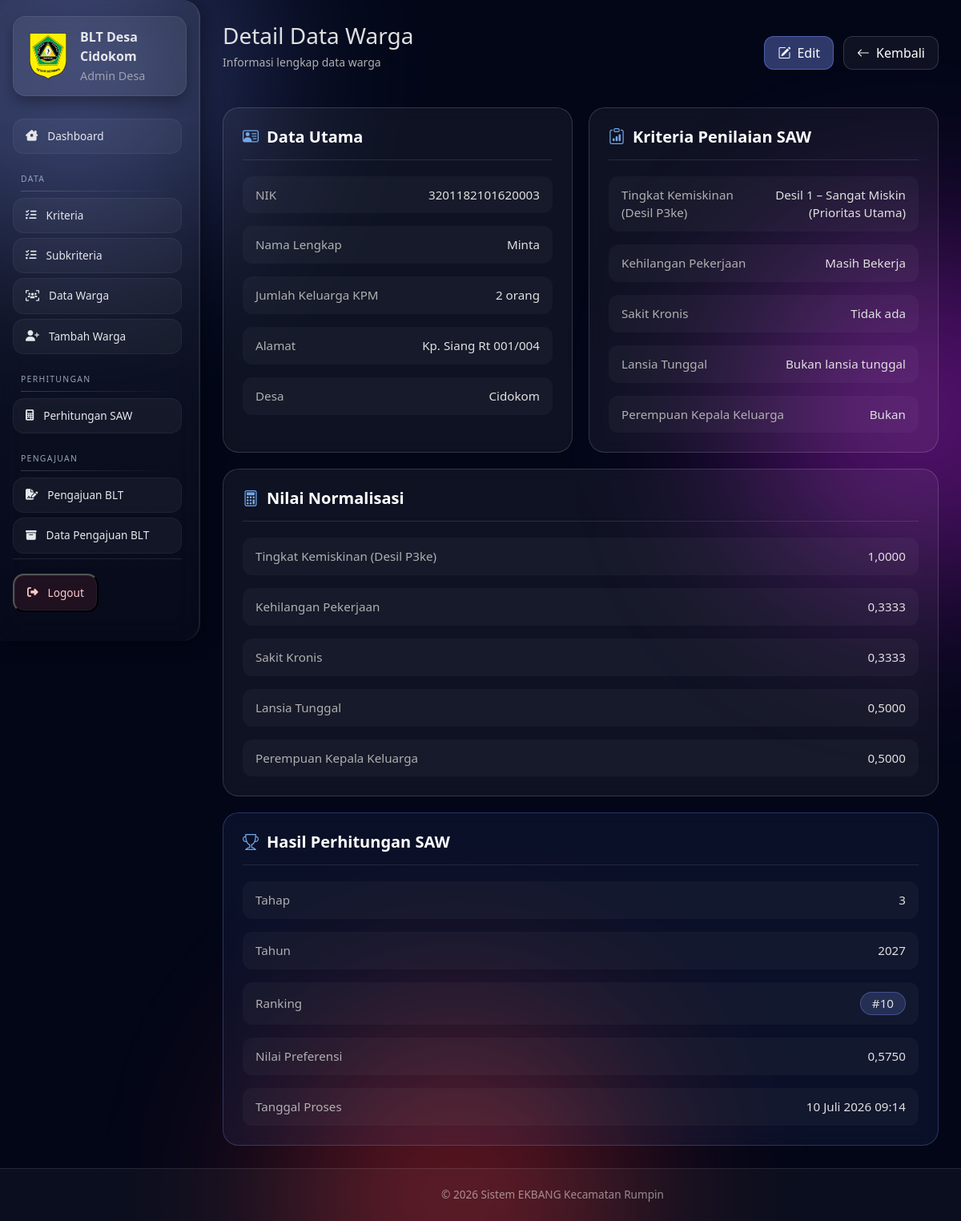
The page /desa/warga/1/detail/ (signed in) on the database as committed earlier.
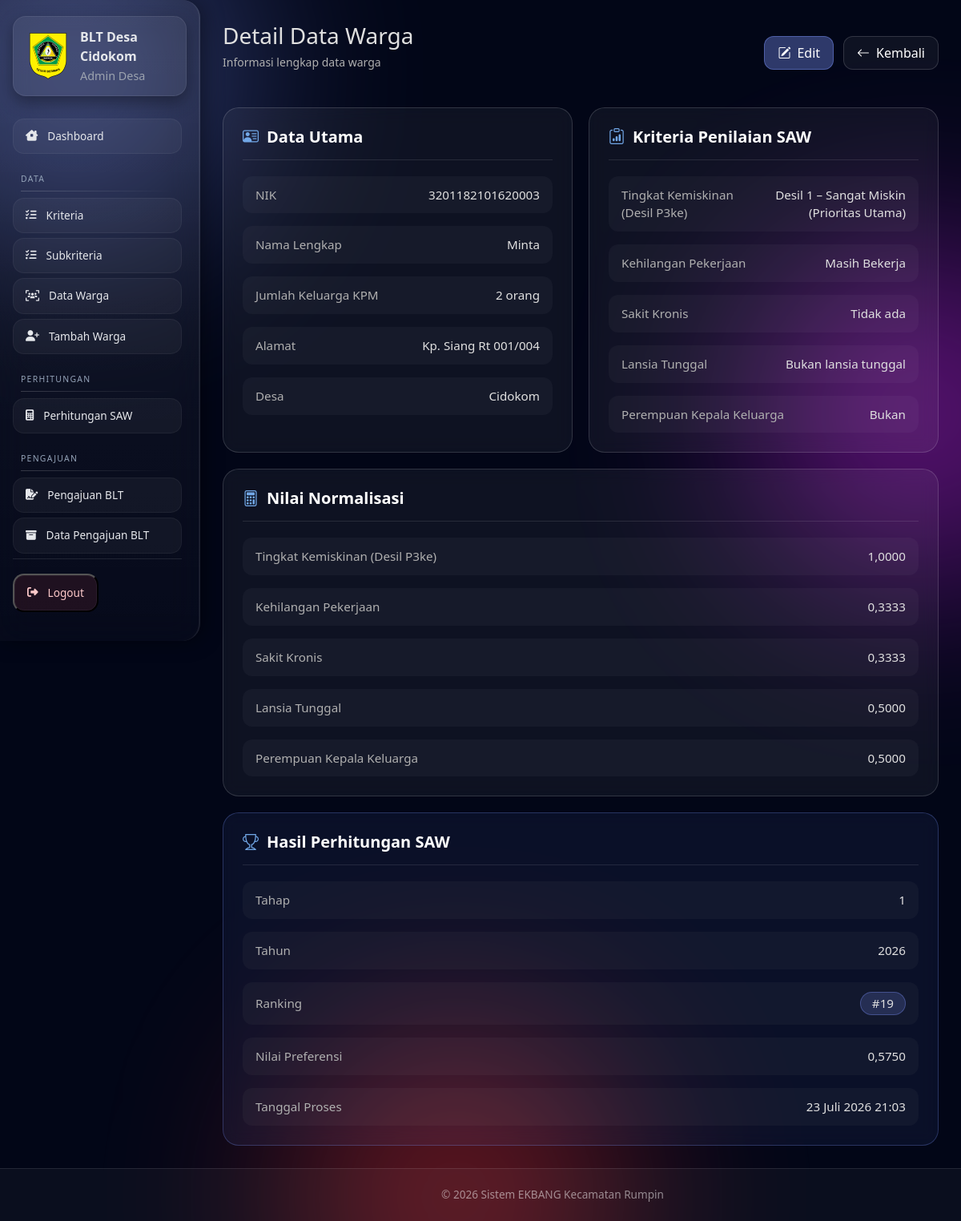
The same page on the database as committed later.
### ekbang/models.py (models this page shows, shortened)
class Warga(models.Model):
    desa = models.ForeignKey(Desa, on_delete=models.CASCADE, related_name='warga')
    no_kk = models.CharField(max_length=16, blank=True, null=True)
    nik = models.CharField(max_length=16, unique=True, validators=[nik_validator], verbose_name="NIK")
    nama = models.CharField(max_length=100)
    jumlah_keluarga_kpm = models.IntegerField()
    alamat = models.TextField()
    is_deleted = models.BooleanField(default=False)
    deleted_at = models.DateTimeField(null=True, blank=True)
    class Meta:
        indexes = [models.Index(fields=['nik'])]

class Desa(models.Model):
    user = models.OneToOneField(User, on_delete=models.CASCADE, related_name='desa')
    dibuat_oleh = models.ForeignKey(
        AdminKecamatan, on_delete=models.CASCADE, related_name='desa_dibuat',
        help_text='Admin kecamatan yang membuat akun desa'
    )
    nama_desa = models.CharField(max_length=100)
    kecamatan = models.CharField(max_length=100)
    alamat_kantor = models.TextField()
    created_at = models.DateTimeField(auto_now_add=True)

class penilaianwarga(models.Model):
    warga = models.ForeignKey(Warga, on_delete=models.CASCADE, related_name='nilai_kriteria')
    kriteria = models.ForeignKey(Kriteria, on_delete=models.CASCADE, related_name='nilai_warga')
    subkriteria = models.ForeignKey(Subkriteria, on_delete=models.PROTECT, related_name='nilai_warga')
    updated_at = models.DateTimeField(auto_now=True)
    class Meta:
        unique_together = ('warga', 'kriteria')

class Kriteria(models.Model):
    TIPE_CHOICES = [('benefit', 'Benefit'), ('cost', 'Cost')]
    desa = models.ForeignKey(Desa, on_delete=models.CASCADE, related_name='kriteria')
    kode = models.SlugField(max_length=50)
    nama = models.CharField(max_length=100)
    bobot = models.FloatField(default=0)
    tipe = models.CharField(max_length=10, choices=TIPE_CHOICES, default='benefit')
    urutan = models.IntegerField(default=0)
    aktif = models.BooleanField(default=True)
    created_at = models.DateTimeField(auto_now_add=True)
    updated_at = models.DateTimeField(auto_now=True)
    class Meta:
        unique_together = ('desa', 'kode')
        ordering = ['urutan', 'id']

class Subkriteria(models.Model):
    kriteria = models.ForeignKey(Kriteria, on_delete=models.CASCADE, related_name='subkriteria')
    label = models.CharField(max_length=100)
    nilai = models.FloatField()
    urutan = models.IntegerField(default=0)
    class Meta:
        unique_together = ('kriteria', 'label')
        ordering = ['urutan', 'id']

class NormalisasiSAWDetail(models.Model):
    normalisasi = models.ForeignKey(NormalisasiSAW, on_delete=models.CASCADE, related_name='detail')
    kriteria = models.ForeignKey(Kriteria, on_delete=models.CASCADE, related_name='detail_normalisasi')
    nilai_normalisasi = models.FloatField()
    class Meta:
        unique_together = ('normalisasi', 'kriteria')

class HasilSAW(models.Model):
    normalisasi = models.ForeignKey(NormalisasiSAW,on_delete=models.CASCADE,related_name='hasil')
    nilai_preferensi = models.FloatField()
    ranking = models.IntegerField()
    tanggal_proses = models.DateTimeField(auto_now_add=True)

class NormalisasiSAW(models.Model):
    desa = models.ForeignKey(Desa, on_delete=models.CASCADE, related_name='normalisasi_saw')
    warga = models.ForeignKey(Warga, on_delete=models.SET_NULL, null=True, blank=True)
    nama_warga_arsip = models.CharField(max_length=100, blank=True, null=True)
    tahap = models.CharField(max_length=20)
    tahun = models.IntegerField()
    is_active = models.BooleanField(default=True)
    deleted_at = models.DateTimeField(null=True, blank=True)
    created_at = models.DateTimeField(auto_now_add=True)
    class Meta:
        unique_together = ('desa', 'warga', 'tahap', 'tahun')

### ekbang/proses/decorators.py (the view)
        def wrapper(request, *args, **kwargs):
            if role == 'kecamatan':
                if not hasattr(request.user, 'admin_kecamatan'):
                    messages.error(request, 'Anda tidak punya akses')
                    return redirect('login')
            elif role == 'desa':
                if not hasattr(request.user, 'desa'):
                    messages.error(request, 'Anda tidak punya akses')
                    return redirect('login')
            else:
                messages.error(request, 'Role tidak dikenali')
                return redirect('login')
            return view_func(request, *args, **kwargs)

### ekbang/templates/desa/warga_detail.html (shortened to what this page needs)
{% extends 'base/base.html' %}
{% load static %}
{% block extra_css %}
<link rel="stylesheet" href="{% static 'css/desa/warga_detail.css' %}">
{% endblock %}
{% block content %}
<div class="page-header">
    <div>
        <h2>Detail Data Warga</h2>
        <p>Informasi lengkap data warga</p>
    </div>
    <div class="header-actions">
        <a href="{% url 'desa_warga_edit' warga.id %}" class="btn-glass">
            <i class="bi bi-pencil-square"></i> Edit
        </a>
        <a href="{% url 'desa_warga_list' %}" class="btn-glass secondary">
            <i class="bi bi-arrow-left"></i> Kembali
        </a>
    </div>
</div>
<div class="detail-container">
    <div class="detail-grid">
        <div class="glass-card">
            <div class="card-header">
                <h4><i class="bi bi-person-vcard"></i> Data Utama</h4>
            </div>
            <div class="card-body">
                <div class="detail-row">
                    <span class="label">NIK</span>
                    <span class="value">{{ warga.nik }}</span>
                </div>
                <div class="detail-row">
                    <span class="label">Nama Lengkap</span>
                    <span class="value">{{ warga.nama }}</span>
                </div>
                <div class="detail-row">
                    <span class="label">Jumlah Keluarga KPM</span>
                    <span class="value">{{ warga.jumlah_keluarga_kpm }} orang</span>
                </div>
                <div class="detail-row">
                    <span class="label">Alamat</span>
                    <span class="value">{{ warga.alamat }}</span>
                </div>
                <div class="detail-row">
                    <span class="label">Desa</span>
                    <span class="value">{{ warga.desa.nama_desa }}</span>
                </div>
            </div>
        </div>
        <div class="glass-card">
            <div class="card-header">
                <h4><i class="bi bi-clipboard-data"></i> Kriteria Penilaian SAW</h4>
            </div>
            <div class="card-body">
                {% for nilai in nilai_kriteria %}
<div class="detail-row">
    <span class="label">
        {{ nilai.kriteria.nama }}
    </span>
    <span class="value">
        {{ nilai.subkriteria.label }}
    </span>
</div>
{% endfor %}
            </div>
        </div>
    </div>
    {% if normalisasi %}
    <div class="glass-card">
        <div class="card-header">
            <h4><i class="bi bi-calculator"></i> Nilai Normalisasi</h4>
        </div>
        <div class="card-body">
    {% for detail in detail_normalisasi %}
    <div class="detail-row">
        <span class="label">
            {{ detail.kriteria.nama }}
        </span>
        <span class="value">
            {{ detail.nilai_normalisasi|floatformat:4 }}
        </span>
    </div>
    {% empty %}
    <div class="text-center text-muted">
        Belum ada data normalisasi.
    </div>
    {% endfor %}
</div>
    </div>
        {% if hasil_saw %}
<div class="glass-card highlight">
    <div class="card-header">
        <h4><i class="bi bi-trophy"></i> Hasil Perhitungan SAW</h4>
    </div>
    <div class="card-body">
        <div class="detail-row">
            <span class="label">Tahap</span>
            <span class="value">
                {{ hasil_saw.normalisasi.tahap }}
            </span>
        </div>
        <div class="detail-row">
            <span class="label">Tahun</span>
            <span class="value">
                {{ hasil_saw.normalisasi.tahun }}
            </span>
        </div>
        <div class="detail-row">
            <span class="label">Ranking</span>
            <span class="value badge badge-primary">
                #{{ hasil_saw.ranking }}
            </span>
        </div>
        <div class="detail-row">
            <span class="label">Nilai Preferensi</span>
            <span class="value">
                {{ hasil_saw.nilai_preferensi|floatformat:4 }}
            </span>
        </div>
        <div class="detail-row">
            <span class="label">Tanggal Proses</span>
            <span class="value">
                {{ hasil_saw.tanggal_proses|date:"d F Y H:i" }}
            </span>
        </div>
    </div>
</div>
{% endif %}
    {% endif %}
</div>
{% endblock %}

### ekbang/templates/base/base.html (shortened to what this page needs)
{% load static %}
<!DOCTYPE html>
<html lang="id">
<head>
    <link rel="stylesheet" href="https://cdn.jsdelivr.net/npm/bootstrap-icons@1.11.3/font/bootstrap-icons.min.css">
    <link href="https://cdn.jsdelivr.net/npm/bootstrap@5.3.2/dist/css/bootstrap.min.css" rel="stylesheet">
    <link rel="stylesheet" href="https://cdnjs.cloudflare.com/ajax/libs/font-awesome/6.4.0/css/all.min.css">
    <link rel="stylesheet" href="{% static 'css/bg.css' %}">
    {% block extra_css %}{% endblock %}
</head>
<body>
<div class="page">
    <div class="orb one"></div>
    <div class="orb two"></div>
    <div class="orb three"></div>
    <div class="app-layout">
        {% include 'base/sidebar.html' %}
        <div class="main-content-wrapper">
            <main class="main-content">
                {% block content %}{% endblock %}
            </main>
            <footer class="main-footer">
                <div class="footer-content">
                    <p>© {% now "Y" %} Sistem EKBANG Kecamatan Rumpin</p>
                </div>
            </footer>
        </div>
    </div>
</div>
</body>
</html>

### ekbang/templates/base/sidebar.html (shortened to what this page needs)
{% load static %}
<link rel="stylesheet" href="{% static 'css/desa/sidebar.css' %}">
<div class="sidebar-desa">
    <div class="sidebar-brand">
       <span class="logo">
    <img src="{% static 'img/logo.png' %}" alt="Logo" />
</span>
        <div>
            <strong>BLT Desa {{ request.user.username }}</strong>
            <small>Admin Desa</small>
        </div>
    </div>
    <div class="sidebar-scroll">
    <nav class="sidebar-menu">
        <a href="{% url 'desa_dashboard' %}" class="menu-item">
            <i class="fa-solid fa-house-chimney-window"></i> Dashboard
        </a>
        <div class="menu-section">DATA</div>
        <a href="{% url 'desa_kriteria_list' %}" class="menu-item">
            <i class="fa-solid fa-list-check"></i> Kriteria
        </a>
        <a href="{% url 'desa_subkriteria_list' %}" class="menu-item">
            <i class="fa-solid fa-list-check"></i> Subkriteria
        </a>
        <a href="{% url 'desa_warga_list' %}" class="menu-item">
            <i class="fa-solid fa-users-viewfinder"></i> Data Warga
        </a>
        <a href="{% url 'desa_warga_tambah' %}" class="menu-item">
            <i class="fa-solid fa-user-plus"></i> Tambah Warga
        </a>
        <div class="menu-section">PERHITUNGAN</div>
        <a href="{% url 'desa_riwayat_saw' %}" class="menu-item">
            <i class="fa-solid fa-calculator"></i> Perhitungan SAW
        </a>
        <div class="menu-section">PENGAJUAN</div>
        <a href="{% url 'desa_pengajuan' %}" class="menu-item">
            <i class="fa-solid fa-file-signature"></i> Pengajuan BLT
        </a>
        <a href="{% url 'desa_pengajuan_list' %}" class="menu-item">
            <i class="fa-solid fa-box-archive"></i> Data Pengajuan BLT
        </a>
    </nav>
    <div class="sidebar-footer">
        <button type="button" class="menu-item logout" data-bs-toggle="modal" data-bs-target="#logoutModal">
            <i class="fa-solid fa-right-from-bracket"></i> Logout
        </button>
    </div>
</div>
</div>

### ekbang/static/css/bg.css (style rules this page uses)
.page { position: relative; min-height: 100vh; background: #020617; overflow: hidden; }
.orb { position: absolute; width: 420px; height: 420px; border-radius: 50%; filter: blur(120px); opacity: 0.45; z-index: 0; }
.orb.one { top: -120px; left: -120px; background: rgb(114, 136, 232); }
.orb.two { top: 20%; right: -160px; background: rgb(207, 34, 238); }
.orb.three { bottom: -180px; left: 30%; background: rgb(223, 45, 45); }
.page > *:not(.orb) { position: relative; z-index: 1; }
.main-footer { margin-top: auto; padding: 0.7rem 1rem; border-top: 1px solid rgba(255, 255, 255, 0.1); background: rgba(255, 255, 255, 0.03); }
.footer-content { text-align: center; color: rgba(255, 255, 255, 0.5); font-size: 0.85rem; }
.footer-content p { margin: 0.70rem 0; margin-left: 180px; }
.main-content-wrapper { min-height: calc(80vh - 70px); display: flex; flex-direction: column; }

### ekbang/static/css/desa/warga_detail.css (style rules this page uses)
.page-header { display: flex; justify-content: space-between; align-items: center; margin-bottom: 30px; color: #E0E0E0; }
.page-header h2 { font-size: 28px; margin-bottom: 5px; }
.page-header p { font-size: 14px; color: #B0B0B0; }
.header-actions { display: flex; gap: 12px; }
.btn-glass { color: #fff; background: rgba(114, 136, 232, 0.4); border: 1px solid rgba(114, 136, 232, 0.5); padding: 8px 16px; border-radius: 12px; text-decoration: none; font-weight: 500; transition: all 0.3s ease; display: inline-flex; align-items: center; gap: 8px; }
.btn-glass.secondary { background: rgba(255, 255, 255, 0.05); border: 1px solid rgba(255, 255, 255, 0.15); }
.detail-container { display: flex; flex-direction: column; gap: 20px; }
.detail-grid { display: grid; grid-template-columns: 1fr 1fr; gap: 20px; }
.detail-grid .glass-card { height: 100%; }
.glass-card { background: rgba(255, 255, 255, 0.05); border-radius: 20px; backdrop-filter: blur(10px); border: 1px solid rgba(255, 255, 255, 0.15); padding: 24px; transition: all 0.3s ease; }
.glass-card.highlight { background: rgba(114, 136, 232, 0.08); border-color: rgba(114, 136, 232, 0.3); }
.card-header { margin-bottom: 20px; padding-bottom: 16px; border-bottom: 1px solid rgba(255, 255, 255, 0.1); }
.card-header h4 { color: #fff; font-size: 1.25rem; font-weight: 600; margin: 0; display: flex; align-items: center; gap: 10px; }
.card-header h4 i { color: #72A8E8; }
.card-body { display: flex; flex-direction: column; gap: 16px; }
.detail-row { display: flex; justify-content: space-between; align-items: center; padding: 12px 16px; background: rgba(255, 255, 255, 0.03); border-radius: 12px; transition: background 0.2s ease; }
.detail-row .label { color: #B0B0B0; font-weight: 500; font-size: 0.95rem; }
.detail-row .value { color: #E0E0E0; font-weight: 400; font-size: 0.95rem; text-align: right; }
.badge { display: inline-block; padding: 6px 14px; border-radius: 20px; font-size: 0.85rem; font-weight: 600; }
.badge-primary { background: rgba(114, 136, 232, 0.2); color: #72A8E8; border: 1px solid rgba(114, 136, 232, 0.4); }

Rows that differ between the two databases and show on the page:
removed HasilSAW: normalisasi.tahap "3", normalisasi.tahun "2027", ranking "10", nilai_preferensi "0,5750", tanggal_proses "10 Juli 2026 09:14"
now on this page (row edited): HasilSAW: normalisasi.tahap "1", normalisasi.tahun "2026", ranking "19", nilai_preferensi "0,5750", tanggal_proses "23 Juli 2026 21:03"
